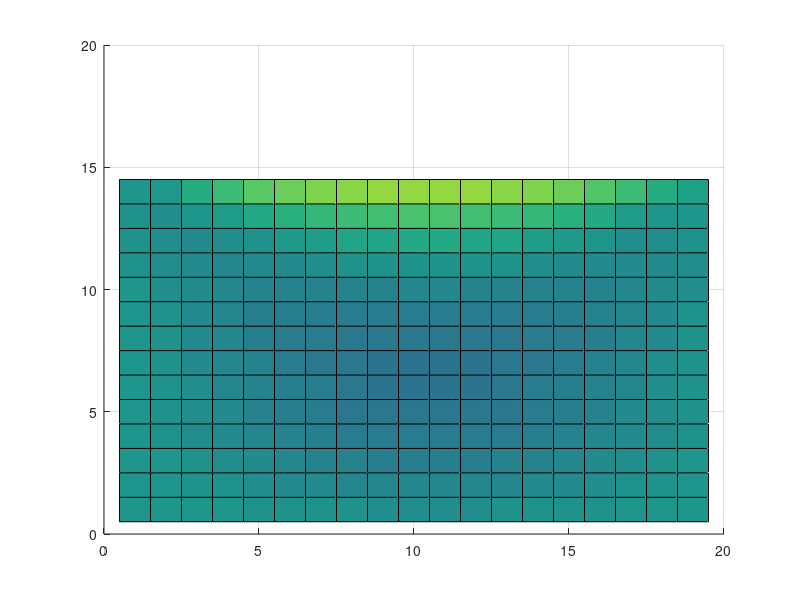
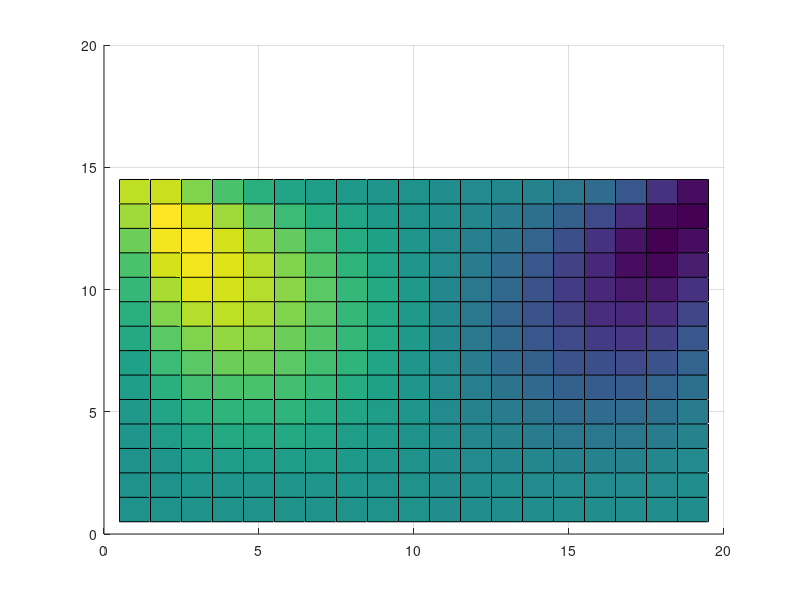
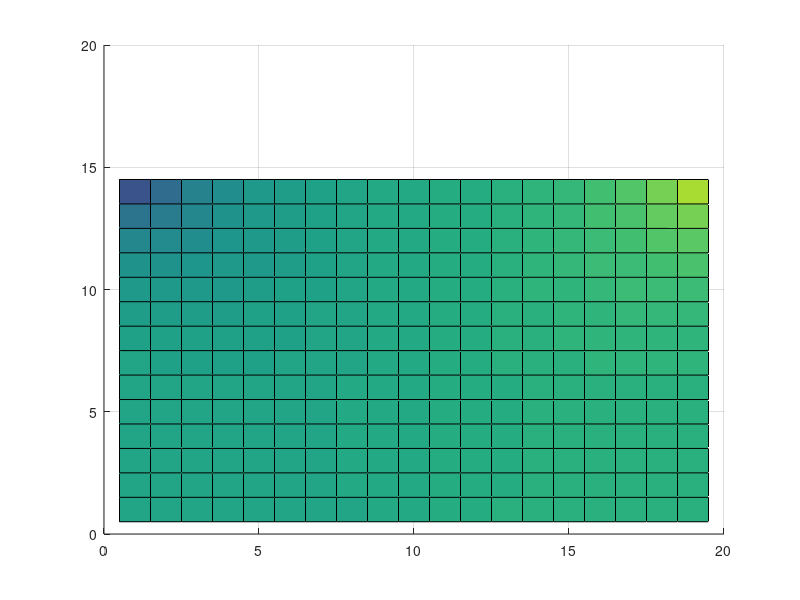
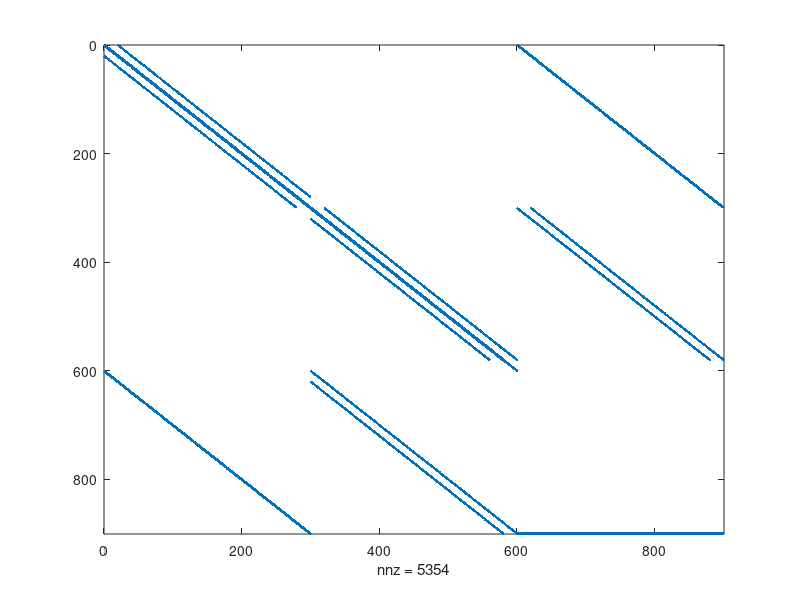

The MATLAB source for these figures, in order:
%
clear all; clc; close all;

L = 100;
UN = 1;
US = 0;
UE = 0;
UW = 0;
Nx = 20; Ny = 15;
tol = 1e-6;
maxit = 100;
restart = 100;
% Create coordinates
dx = 1;%L/Nx;
dy = 1;%L/Ny;
xi = 0.0; xf = Nx;
yi = 0.0; yf = Ny;
xp = xi+dx/2:dx:xf-dx/2;
yp = yi+dy/2:dy:yf-dy/2;
xu = xi:dx:xf;
yu = yi+dy/2:dy:yf-dy/2;
xv = xi+dx/2:dx:xf-dx/2;
yv = yi:dy:yf;
[XP,YP] = meshgrid(xp,yp);
XP = XP'; YP = YP';
[XU,YU] = meshgrid(xu,yu);
XU = XU'; YU = YU';
[XV,YV] = meshgrid(xv,yv);
XV = XV'; YV = YV';
% Set primitive variables
P = zeros(Nx,Ny);
U = zeros(Nx,Ny);
V = zeros(Nx,Ny);
Ub = zeros(Nx+1,Ny);
Vb = zeros(Nx,Ny+1);

% Create solutions vector
sol = [reshape(U,[],1);reshape(V,[],1);reshape(P,[],1)];

ex = ones(Nx,1)*1/dx^2;
DxxU = spdiags([ex -2*ex ex], [-1 0 1], Nx, Nx); %1D discrete Laplacian in the x-direction ;
ey = ones(Ny,1)*1/dy^2;
DyyU = spdiags([ey, -2*ey ey], [-1 0 1], Ny, Ny); %1D discrete Laplacian in the y-direction ;
DyyU(1,1) = -3/dy^2;
DyyU(end,end) = -3/dy^2;
Au = kron(speye(Ny),DxxU) + kron(DyyU,speye(Nx));
bu = zeros(Nx*Ny,1); %zeros(Nx*Ny,1);
for i=1:Nx
	for j=1:Ny
		index=i+(Nx)*(j-1);
		if (j == Ny)
			bu(index) = -2*UN*1/dy^2;
		end
		if (i == Nx)
			Au(index,:) = 0;
			Au(index,index) = 1;
		end
	end
end
DxxV = spdiags([ex -2*ex ex], [-1 0 1], Nx, Nx); %1D discrete Laplacian in the x-direction ;
DyyV = spdiags([ey, -2*ey ey], [-1 0 1], Ny, Ny); %1D discrete Laplacian in the y-direction ;
DxxV(1,1) = -3/dx^2;
DxxV(end,end) = -3/dx^2;
Av = kron(speye(Ny),DxxV) + kron(DyyV,speye(Nx));
bv = zeros(Nx*Ny,1); %zeros(Nx*Ny,1);
for i=1:Nx
	for j=1:Ny
		index=i+(Nx)*(j-1);
		if (j == Ny)
			Av(index,:) = 0;
			Av(index,index) = 1;
		end
	end
end
%full(Av)
Delplusx = spdiags([ones(Nx*Ny,1)*1/dx^2, -ones(Nx*Ny,1)*1/dx^2],[0 1],Nx*Ny,Nx*Ny);
Delplusy = spdiags([ones(Nx*Ny,1)*1/dy^2, -ones(Nx*Ny,1)*1/dy^2],[0 Nx],Nx*Ny,Nx*Ny);

for i=1:Nx
	for j=1:Ny
		index=i+(Nx)*(j-1);
		if (i == Nx)
			Delplusx(index,:) = 0;
			Delplusx(index,index) = 1;
		end
	end
end
Bp = [Delplusx;Delplusy];
BpT = Bp';
% Modify for boundary conditions
for i=1:Nx
	for j=1:Ny
		index=i+(Nx)*(j-1);
		if (i == Nx)
			Delplusx(index,:) = 0;
		end
		if (j == Ny)
			Delplusy(index,:) = 0;
		end
	end
end
Bp = [Delplusx;Delplusy];
bp = zeros(Nx*Ny,1);

Aall = [kron([1,0;0,0],Au) + kron([0,0;0,1],Av),Bp;BpT,zeros(size(BpT,1),size(Bp,2))];
Aall(end,end-Nx*Ny+1:end) = ones(1,Nx*Ny);
b_all = [bu;bv;bp];
%sol = Aall\b_all;
sol = gmres(Aall,b_all,restart,tol,maxit);

Ub(2:end,1:end) = reshape(sol(1:Nx*Ny),Nx,Ny);
Uplot = interp2(XU',YU',Ub',XP',YP');
figure(1)
surfc(XP',YP',Uplot);
view([0 90])

Vb(1:end,2:end) = reshape(sol(Nx*Ny+1:2*Nx*Ny),Nx,Ny);
Vplot = interp2(XV',YV',Vb',XP',YP');
figure(2)
surfc(XP',YP',Vplot);
view([0 90])

Pplot = reshape(sol(2*Nx*Ny+1:3*Nx*Ny),Nx,Ny);
figure(3)
surfc(XP,YP,Pplot);
view([0 90])
figure(4)
spy(Aall)
%format compact
%full(Aall)
